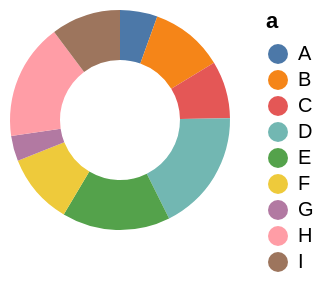

Write the Vega-Lite specification saved for this chart.
### Vega specification from a JSON file in a GitHub repository (floating-point values rounded to 4 significant figures)
{"$schema": "https://vega.github.io/schema/vega/v6.json", "background": null, "padding": 5, "width": 110, "height": 110, "style": "view", "data": [{"name": "source_0", "values": [{"a": "A", "b": 28, "c": 5, "g": "x"}, {"a": "B", "b": 55, "c": 9, "g": "y"}, {"a": "C", "b": 43, "c": 2, "g": "x"}, {"a": "D", "b": 91, "c": 7, "g": "y"}, {"a": "E", "b": 81, "c": 4, "g": "x"}, {"a": "F", "b": 53, "c": 6, "g": "y"}, {"a": "G", "b": 19, "c": 8, "g": "x"}, {"a": "H", "b": 87, "c": 1, "g": "y"}, {"a": "I", "b": 52, "c": 3, "g": "x"}]}, {"name": "data_0", "source": "source_0", "transform": [{"type": "stack", "groupby": [], "field": "b", "sort": {"field": ["a"], "order": ["ascending"]}, "as": ["b_start", "b_end"], "offset": "zero"}, {"type": "filter", "expr": "isValid(datum[\"b\"]) && isFinite(+datum[\"b\"])"}]}], "marks": [{"name": "marks", "type": "arc", "style": ["arc"], "from": {"data": "data_0"}, "encode": {"update": {"innerRadius": {"value": 30}, "fill": {"scale": "color", "field": "a"}, "description": {"signal": "\"b: \" + (format(datum[\"b\"], \"\")) + \"; a: \" + (isValid(datum[\"a\"]) ? isArray(datum[\"a\"]) ? join(datum[\"a\"], ' ') : datum[\"a\"] : \"\"+datum[\"a\"])"}, "x": {"signal": "width", "mult": 0.5}, "y": {"signal": "height", "mult": 0.5}, "outerRadius": {"signal": "min(width,height)/2"}, "startAngle": {"scale": "theta", "field": "b_end"}, "endAngle": {"scale": "theta", "field": "b_start"}}}}], "scales": [{"name": "theta", "type": "linear", "domain": {"data": "data_0", "fields": ["b_start", "b_end"]}, "range": [0, 6.283], "zero": true}, {"name": "color", "type": "ordinal", "domain": {"data": "data_0", "field": "a", "sort": true}, "range": "category"}], "legends": [{"fill": "color", "symbolType": "circle", "title": "a"}], "config": {"axis": {"labelColor": "#8a8f98", "titleColor": "#8a8f98", "domainColor": "#8a8f98", "tickColor": "#8a8f98", "gridColor": "#8a8f98", "gridOpacity": 0.25}, "style": {"cell": {"stroke": "#8a8f98", "strokeOpacity": 0.4}}}}
